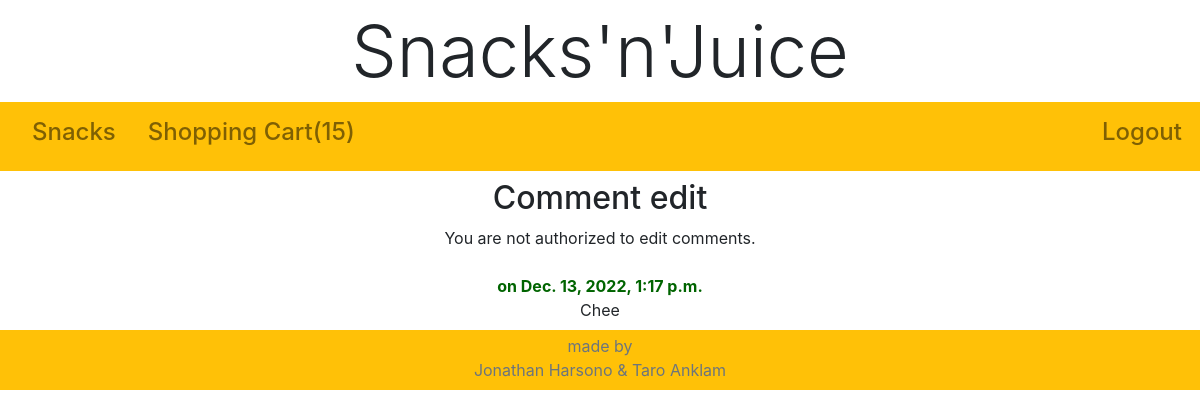
Screenshot of /snacks/comment/9/edit/ (signed in) with the database file from the repository.
### Useradmin/models.py (models this page shows, shortened)
class MyUser(AbstractUser):
    USER_TYPES = [
        ('SU', 'superuser'),
        ('CS', 'customer service'),
        ('CU', 'customer'),
    ]
    date_of_birth = models.DateField(default=get_date_20_years_ago())  # Default is 20 years old
    profile_picture = models.ImageField(upload_to='profile_pictures/', blank=True, null=True)
    some_file = models.FileField(upload_to='uploaded_files/', blank=True, null=True)
    type = models.CharField(max_length=2,
                            choices=USER_TYPES,
                            default='CU')
    def is_superuser_or_staff(self):
        return self.is_superuser or self.is_staff
    def can_delete(self):
        return self.is_superuser_or_staff()
    def count_shopping_cart_items(self):
        count = 0
        if self.is_authenticated:
            shopping_carts = ShoppingCart.objects.filter(benutzer=self)
            if shopping_carts:
                shopping_cart = shopping_carts.first()
                count = shopping_cart.get_number_of_items()
            else:
                ShoppingCart.objects.create(benutzer=self)
        return count

### Shoppingcart/models.py (models this page shows, shortened)
class ShoppingCart(models.Model):
    zeitstempel = models.DateTimeField(default=timezone.now)
    benutzer = models.ForeignKey(settings.AUTH_USER_MODEL,
                                 on_delete=models.CASCADE,
                                 )
    def get_number_of_items(self):
        number_of_items = 0
        shopping_cart_items = ShoppingCartItem.objects.filter(shopping_cart=self)
        for item in shopping_cart_items:
            number_of_items += item.menge
        return number_of_items

class ShoppingCartItem(models.Model):
    produkt_id = models.IntegerField()
    produkt_name = models.CharField(max_length=100)
    preis = models.DecimalField(decimal_places=2, max_digits=10)
    menge = models.IntegerField(default=1, validators=[MinValueValidator(1)])
    shopping_cart = models.ForeignKey(ShoppingCart,
                                      on_delete=models.CASCADE,
                                      )

### Snacks/models.py (models this page shows, shortened)
class Comment(models.Model):
    STERN_BEWERTUNG = [tuple([x, x]) for x in range(0, 6)]
    text = models.TextField(max_length=500)
    sternbewertung = models.IntegerField(choices=STERN_BEWERTUNG, default=5)
    poster = models.ForeignKey(settings.AUTH_USER_MODEL,
                               on_delete=models.CASCADE,
                               related_name='Poster',
                               related_query_name='Posters'
                               )
    timestamp = models.DateTimeField(auto_now_add=True)
    snack = models.ForeignKey(Snack, on_delete=models.CASCADE)
    class Meta:
        ordering = ['timestamp']
        verbose_name = 'Comment'
        verbose_name_plural = 'Comments'

### Snacks/views.py (the view)
# urls.py: path('comment/<int:pk>/edit/', views.comment_edit, name='comment-edit'),
def comment_edit(request, pk: str):
    comment_id = pk
    comment = Comment.objects.filter(id=comment_id).first()
    if request.method == 'POST':
        if 'cancel' in request.POST:
            return redirect('snack-detail', comment.snack.id)
        form = CommentEditForm(request.POST)
        if form.is_valid():
            new_text = form.cleaned_data['text']
            new_bewertung = form.cleaned_data['sternbewertung']
            comment.text = new_text
            comment.sternbewertung = new_bewertung
            comment.save()
        return redirect('snack-detail', comment.snack.id)
    else:
        can_edit = False
        myuser = request.user
        if not myuser.is_anonymous:
            can_edit = comment.poster == myuser
        form = CommentEditForm(request.POST or None, instance=comment)
        context = {'form': form,
                   'can_edit': can_edit,
                   'comment': comment,
                   }
        return render(request, 'comment-edit.html', context)

### Snacks/templates/comment-edit.html (shortened to what this page needs)
{% extends 'home.html' %}
{% load static %}
{% block logged_in_content %}
    <h2>Comment edit</h2>
    {% if not can_edit %}
        You are not authorized to edit comments.<br><br>
    {% endif %}
    <b style="color: darkgreen">{{ comment.myuser.username }} on {{ comment.timestamp }}</b><br>
    {% if can_edit %}
        <form method="POST">
            {% csrf_token %}
            {{ form.as_p }}
            <button type="submit">Edit</button>
            <button type="submit" name="cancel">Cancel</button>
        </form>
    {% else %}
        {{ comment.text }}<br>
    {% endif %}
{% endblock %}

### templates/home.html (shortened to what this page needs)
{% extends "base.html" %}
{% load static %}
{% load static %}
{% load crispy_forms_tags %}
{% block css %}
    <link rel="stylesheet" type="text/css" href="{% static 'css/home_style.css' %}">
{% endblock %}
{% block header %}
    <div class="mw-100 d-flex justify-content-between">
        <div class="display-3 text-center py-2 mx-auto">Snacks'n'Juice</div>
    </div>
    <nav class="navbar navbar-expand-lg navbar-light bg-warning">
        <div class="collapse navbar-collapse" id="navbarSupportedContent">
            <ul class="navbar-nav mr-auto">
                <li class="nav-item mx-2">
                    <a class="nav-link h4" href="{% url 'snack-list' %}">Snacks</a>
                </li>
                {% if user.is_authenticated %}
                    <li class="nav-item mx-2">
                        <a class="nav-link h4" href="{% url 'shopping-cart-show' %}">
                            Shopping Cart({{ request.user.count_shopping_cart_items }})
                        </a>
                    </li>
                {% endif %}
            </ul>
            <ul class="navbar-nav ml-auto mr-3">
                {% if user.is_authenticated %}
                    <li class="nav-item mx-2">
                        <a class="nav-link h4" href="{% url 'logout' %}">Logout</a>
                    </li>
                {% else %}
                    <li class="nav-item mx-2">
                        <a class="nav-link h4" href="{% url 'login' %}">Login</a>
                    </li>
                {% endif %}
            </ul>
        </div>
    </nav>
{% endblock %}
{% block content %}
    <div class="container py-2">
        <div class="text-center">
            {% if user.is_authenticated %}
                {% block logged_in_content %}{% endblock %}
            {% else %}
                {% block not_logged_in_content %}
                    <p>You are not logged in</p>
                    <p><a href="{% url 'login' %}">Login</a></p>
                    <a href="{% url 'signup' %}">Signup</a>
                {% endblock %}
            {% endif %}
        </div>
    </div>
{% endblock %}
{% block footer %}
    <footer class="container-fluid bg-warning" style="height: 60px;">
        <div class="container text-center p-1" style="max-width: 680px;">
            <span class="text-muted"> made by </span>
            <br>
            <span class="text-muted"> Jonathan Harsono & Taro Anklam </span>
        </div>
    </footer>
{% endblock %}

### static/css/home_style.css (style rules this page uses)
body { background-color: white; background: white; }

### rows the page displays
MyUser: user.count_shopping_cart_items "15"
Comment: timestamp "Dec. 13, 2022, 1:17 p.m.", text "Chee"
